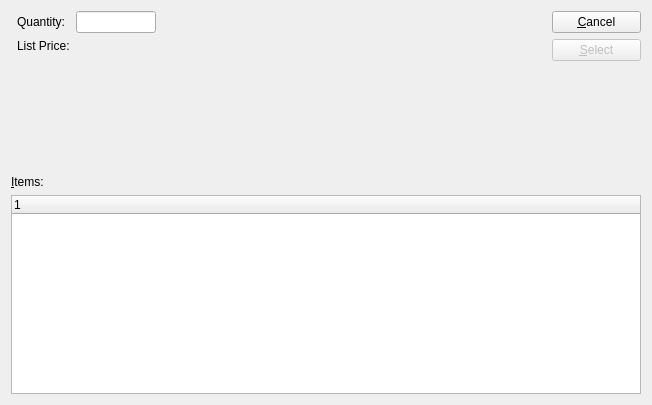
<?xml version="1.0" encoding="UTF-8"?>
<ui version="4.0">
 <comment>This file is part of the xTuple ERP: PostBooks Edition, a free and
open source Enterprise Resource Planning software suite,
Copyright (c) 1999-2010 by OpenMFG LLC, d/b/a xTuple.
It is licensed to you under the Common Public Attribution License
version 1.0, the full text of which (including xTuple-specific Exhibits)
is available at www.xtuple.com/CPAL.  By using this software, you agree
to be bound by its terms.</comment>
 <class>priceList</class>
 <widget class="QDialog" name="priceList">
  <property name="geometry">
   <rect>
    <x>0</x>
    <y>0</y>
    <width>652</width>
    <height>405</height>
   </rect>
  </property>
  <property name="windowTitle">
   <string>Price List</string>
  </property>
  <layout class="QGridLayout" name="gridLayout">
   <item row="0" column="0">
    <layout class="QVBoxLayout">
     <item>
      <widget class="CustCluster" name="_cust">
       <property name="enabled">
        <bool>false</bool>
       </property>
      </widget>
     </item>
     <item>
      <widget class="ItemCluster" name="_item">
       <property name="enabled">
        <bool>true</bool>
       </property>
      </widget>
     </item>
    </layout>
   </item>
   <item row="0" column="1">
    <layout class="QFormLayout" name="formLayout">
     <item row="0" column="0">
      <widget class="QLabel" name="_qtyLit">
       <property name="text">
        <string>Quantity:</string>
       </property>
       <property name="alignment">
        <set>Qt::AlignRight|Qt::AlignTrailing|Qt::AlignVCenter</set>
       </property>
       <property name="buddy">
        <cstring>_qty</cstring>
       </property>
      </widget>
     </item>
     <item row="0" column="1">
      <widget class="XLineEdit" name="_qty">
       <property name="sizePolicy">
        <sizepolicy hsizetype="Preferred" vsizetype="Fixed">
         <horstretch>0</horstretch>
         <verstretch>0</verstretch>
        </sizepolicy>
       </property>
       <property name="maximumSize">
        <size>
         <width>80</width>
         <height>16777215</height>
        </size>
       </property>
      </widget>
     </item>
     <item row="1" column="0">
      <widget class="XLabel" name="_listPriceLit">
       <property name="text">
        <string>List Price:</string>
       </property>
      </widget>
     </item>
     <item row="1" column="1">
      <widget class="XLabel" name="_listPrice"/>
     </item>
    </layout>
   </item>
   <item row="0" column="2">
    <spacer>
     <property name="orientation">
      <enum>Qt::Horizontal</enum>
     </property>
     <property name="sizeType">
      <enum>QSizePolicy::Expanding</enum>
     </property>
     <property name="sizeHint" stdset="0">
      <size>
       <width>4</width>
       <height>158</height>
      </size>
     </property>
    </spacer>
   </item>
   <item row="0" column="3">
    <layout class="QVBoxLayout">
     <item>
      <widget class="QPushButton" name="_close">
       <property name="text">
        <string>&amp;Cancel</string>
       </property>
      </widget>
     </item>
     <item>
      <widget class="QPushButton" name="_select">
       <property name="enabled">
        <bool>false</bool>
       </property>
       <property name="text">
        <string>&amp;Select</string>
       </property>
       <property name="autoDefault">
        <bool>true</bool>
       </property>
       <property name="default">
        <bool>true</bool>
       </property>
      </widget>
     </item>
     <item>
      <spacer>
       <property name="orientation">
        <enum>Qt::Vertical</enum>
       </property>
       <property name="sizeType">
        <enum>QSizePolicy::Expanding</enum>
       </property>
       <property name="sizeHint" stdset="0">
        <size>
         <width>89</width>
         <height>20</height>
        </size>
       </property>
      </spacer>
     </item>
    </layout>
   </item>
   <item row="1" column="0" colspan="4">
    <widget class="QLabel" name="_pricesLit">
     <property name="text">
      <string>&amp;Items:</string>
     </property>
     <property name="buddy">
      <cstring>_price</cstring>
     </property>
    </widget>
   </item>
   <item row="2" column="0" colspan="4">
    <widget class="XTreeWidget" name="_price">
     <property name="sizePolicy">
      <sizepolicy hsizetype="Expanding" vsizetype="Expanding">
       <horstretch>0</horstretch>
       <verstretch>2</verstretch>
      </sizepolicy>
     </property>
     <property name="minimumSize">
      <size>
       <width>0</width>
       <height>100</height>
      </size>
     </property>
    </widget>
   </item>
  </layout>
 </widget>
 <layoutdefault spacing="6" margin="11"/>
 <pixmapfunction>qPixmapFromMimeSource</pixmapfunction>
 <customwidgets>
  <customwidget>
   <class>CustCluster</class>
   <extends>QWidget</extends>
   <header>custcluster.h</header>
  </customwidget>
  <customwidget>
   <class>ItemCluster</class>
   <extends>QWidget</extends>
   <header>itemcluster.h</header>
   <container>1</container>
  </customwidget>
  <customwidget>
   <class>XLabel</class>
   <extends>QLabel</extends>
   <header>xlabel.h</header>
  </customwidget>
  <customwidget>
   <class>XLineEdit</class>
   <extends>QLineEdit</extends>
   <header>xlineedit.h</header>
   <container>1</container>
  </customwidget>
  <customwidget>
   <class>XTreeWidget</class>
   <extends>QTreeWidget</extends>
   <header>xtreewidget.h</header>
   <container>1</container>
  </customwidget>
 </customwidgets>
 <tabstops>
  <tabstop>_cust</tabstop>
  <tabstop>_item</tabstop>
  <tabstop>_qty</tabstop>
  <tabstop>_select</tabstop>
  <tabstop>_close</tabstop>
 </tabstops>
 <resources/>
 <connections>
  <connection>
   <sender>_close</sender>
   <signal>clicked()</signal>
   <receiver>priceList</receiver>
   <slot>reject()</slot>
   <hints>
    <hint type="sourcelabel">
     <x>479</x>
     <y>31</y>
    </hint>
    <hint type="destinationlabel">
     <x>20</x>
     <y>20</y>
    </hint>
   </hints>
  </connection>
  <connection>
   <sender>_price</sender>
   <signal>itemSelected(int)</signal>
   <receiver>_select</receiver>
   <slot>animateClick()</slot>
   <hints>
    <hint type="sourcelabel">
     <x>29</x>
     <y>212</y>
    </hint>
    <hint type="destinationlabel">
     <x>479</x>
     <y>66</y>
    </hint>
   </hints>
  </connection>
  <connection>
   <sender>_price</sender>
   <signal>valid(bool)</signal>
   <receiver>_select</receiver>
   <slot>setEnabled(bool)</slot>
   <hints>
    <hint type="sourcelabel">
     <x>29</x>
     <y>212</y>
    </hint>
    <hint type="destinationlabel">
     <x>479</x>
     <y>66</y>
    </hint>
   </hints>
  </connection>
 </connections>
</ui>
